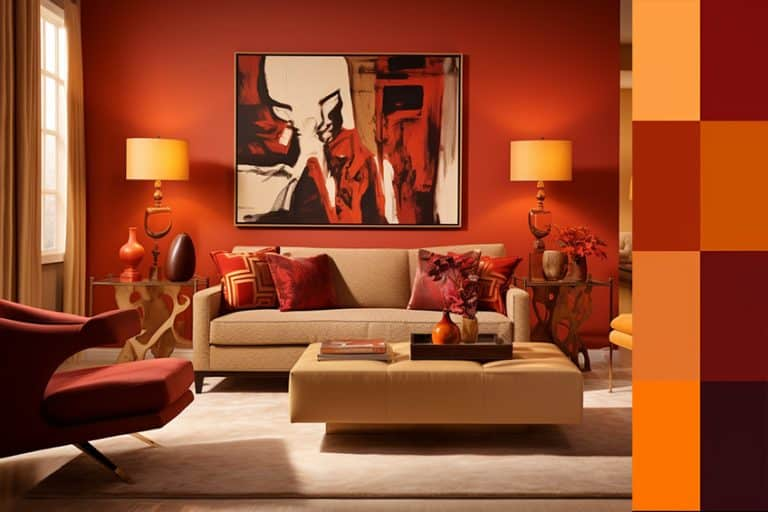
#> input picture warm_picture.jpg, 768 x 512 px
$ python histogramequalisation.py
#> lines starting #> are read from the running program, lines starting #| are printed output that depends on the picture; after the words box and inside, x2 and y2 are one past the last pixel; in counts of white or black regions, pixels touching at a corner belong together
import cv2
import numpy as np

# Load grayscale image
img = cv2.imread("warm_picture.jpg", cv2.IMREAD_GRAYSCALE)
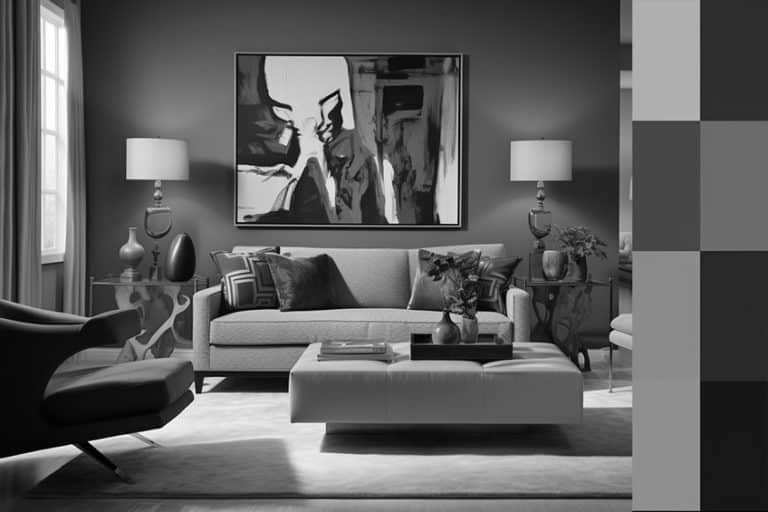
#> img: shape (512, 768); min 0, max 255, mean 93.7

# --- Exposure adjustment ---
alpha = 0.5
exposed = np.clip(img * alpha, 0, 255).astype(np.uint8)
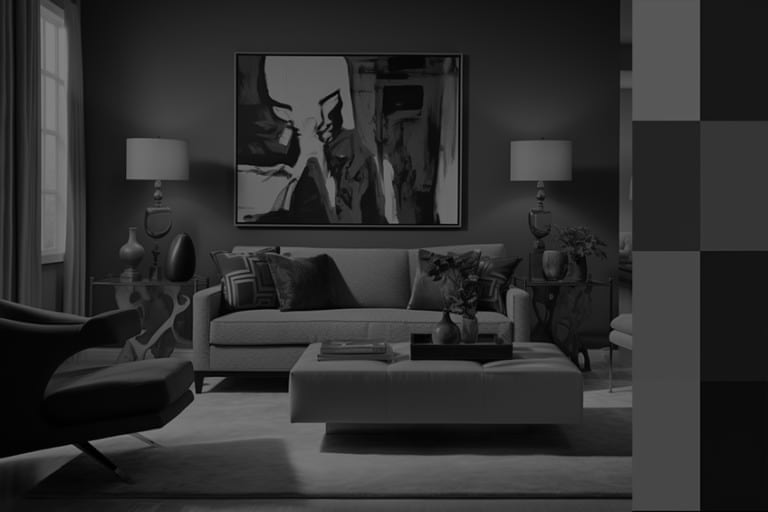
#> exposed: shape (512, 768); min 0, max 127, mean 46.6

# --- Histogram equalization ---
equalized = cv2.equalizeHist(exposed)
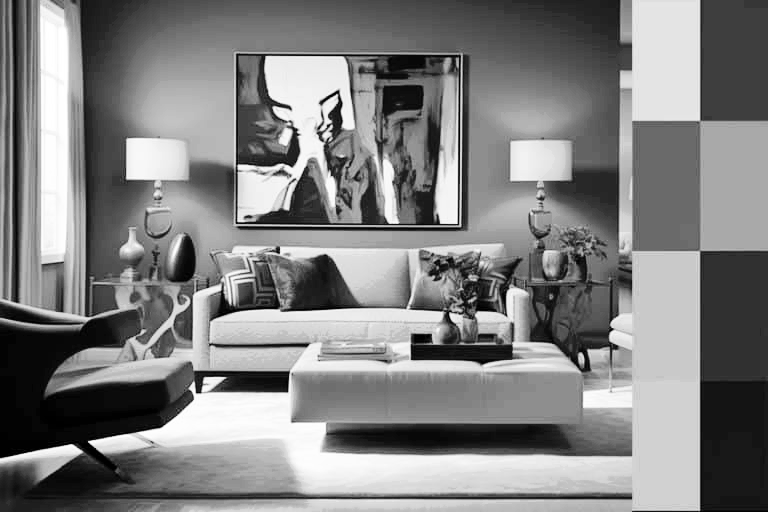
#> equalized: shape (512, 768); min 0, max 255, mean 129

# --- Function to draw histogram as image ---
def draw_histogram(hist, width=512, height=400):
    hist_img = np.ones((height, width), dtype=np.uint8) * 255
    hist = hist.flatten()
    cv2.normalize(hist, hist, 0, height, cv2.NORM_MINMAX)
    bin_width = int(width / 256)
    for i in range(1, 256):
        cv2.line(
            hist_img,
            (bin_width * (i-1), height - int(hist[i-1])),
            (bin_width * i, height - int(hist[i])),
            color=0,
            thickness=2
        )
    return hist_img

# --- Compute histograms ---
hist_exposed = cv2.calcHist([exposed], [0], None, [256], [0, 256])
#> hist_exposed = 256 values, max 12223 at index 20, min 0 at index 128, mean 1536
hist_equalized = cv2.calcHist([equalized], [0], None, [256], [0, 256])
#> hist_equalized = 256 values, max 12223 at index 48, min 0 at index 2, mean 1536

# --- Draw histogram images ---
hist_img_exposed = draw_histogram(hist_exposed)
#> in draw_histogram, `hist = hist.flatten()`: hist has the same summary as hist_exposed outside draw_histogram
#> after the loop in draw_histogram, `for i in range(1, 256):`:
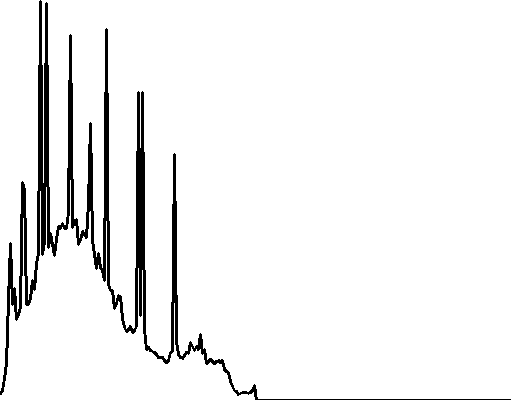
#> hist_img: shape (400, 512); 94.5% white; 1 black region, box (x1, y1, x2, y2) and area: (0, 0, 511, 400) 11163
hist_img_equalized = draw_histogram(hist_equalized)
#> call 2 of draw_histogram, with hist = array of shape (256, 1), width = 512, height = 400
#> in draw_histogram (call 2), `hist = hist.flatten()`: hist has the same summary as hist_equalized outside draw_histogram
#> after the loop in draw_histogram (call 2), `for i in range(1, 256):`:
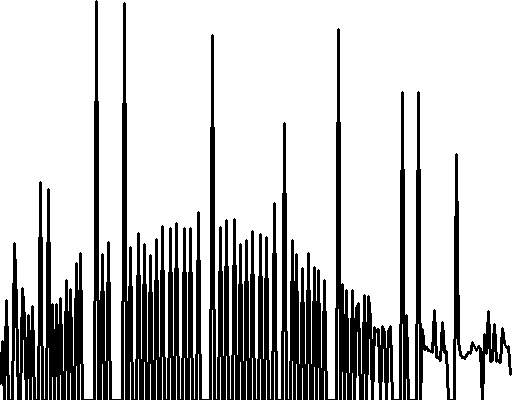
#> hist_img: shape (400, 512); 77% white; 1 black region, box (x1, y1, x2, y2) and area: (0, 0, 512, 400) 47080

# --- Show images and histograms ---
cv2.imshow("Exposed Image", exposed)
cv2.imshow("Exposed Histogram", hist_img_exposed)
cv2.imshow("Equalized Image", equalized)
cv2.imshow("Equalized Histogram", hist_img_equalized)

cv2.waitKey(0)
cv2.destroyAllWindows()
